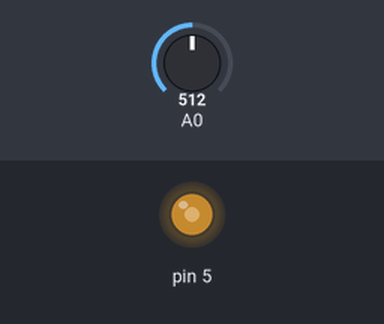
This sketch was run on a simulated Arduino Uno, built with avr-gcc and run on an emulated ATmega328P. Shown: output pins drawn as LEDs (lit = HIGH). The inputs (shaded band) are chosen by the test bench; at power-on: A0 = 512.

Above: at 1.2 s.
1.3 s: A0 set to 716
At 2.1 s:
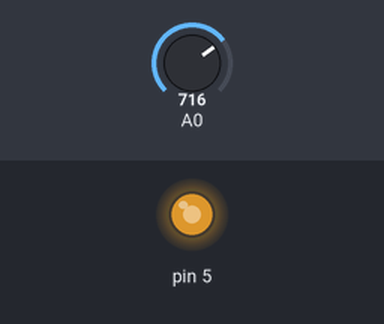
2.8 s: A0 set to 900
At 3.2 s:
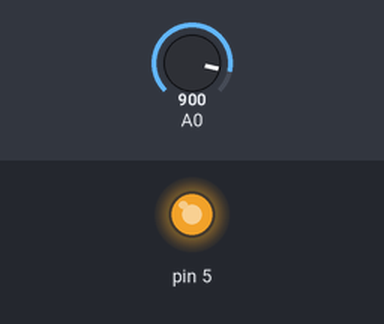
4.3 s: A0 set to 122
At 5.5 s:
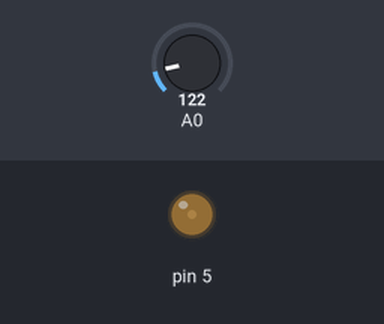
5.8 s: A0 set to 0
At 6.7 s:
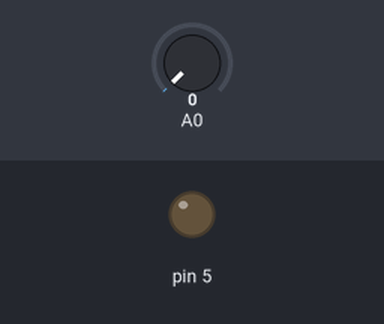
Timing chart, 0 to 8.3 s (numbered marks = the images above; inputs shaded):
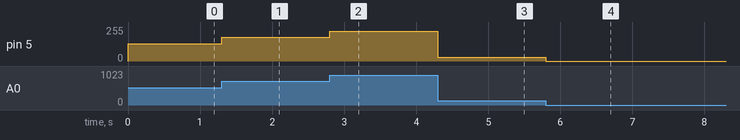

The sketch:

dimmer.ino
```cpp
void setup() {
  pinMode(5, OUTPUT);
}

void loop() {
  analogWrite(5, analogRead(A0) / 4);
}
```

Measured:
- after the input at 1.3 s, pin 5: 128/255 → 179/255 at once
- after the input at 2.8 s, pin 5: 179/255 → 225/255 at once
- after the input at 4.3 s, pin 5: 225/255 → 30/255 at once
- after the input at 5.8 s, pin 5: 30/255 → 0/255 at once
